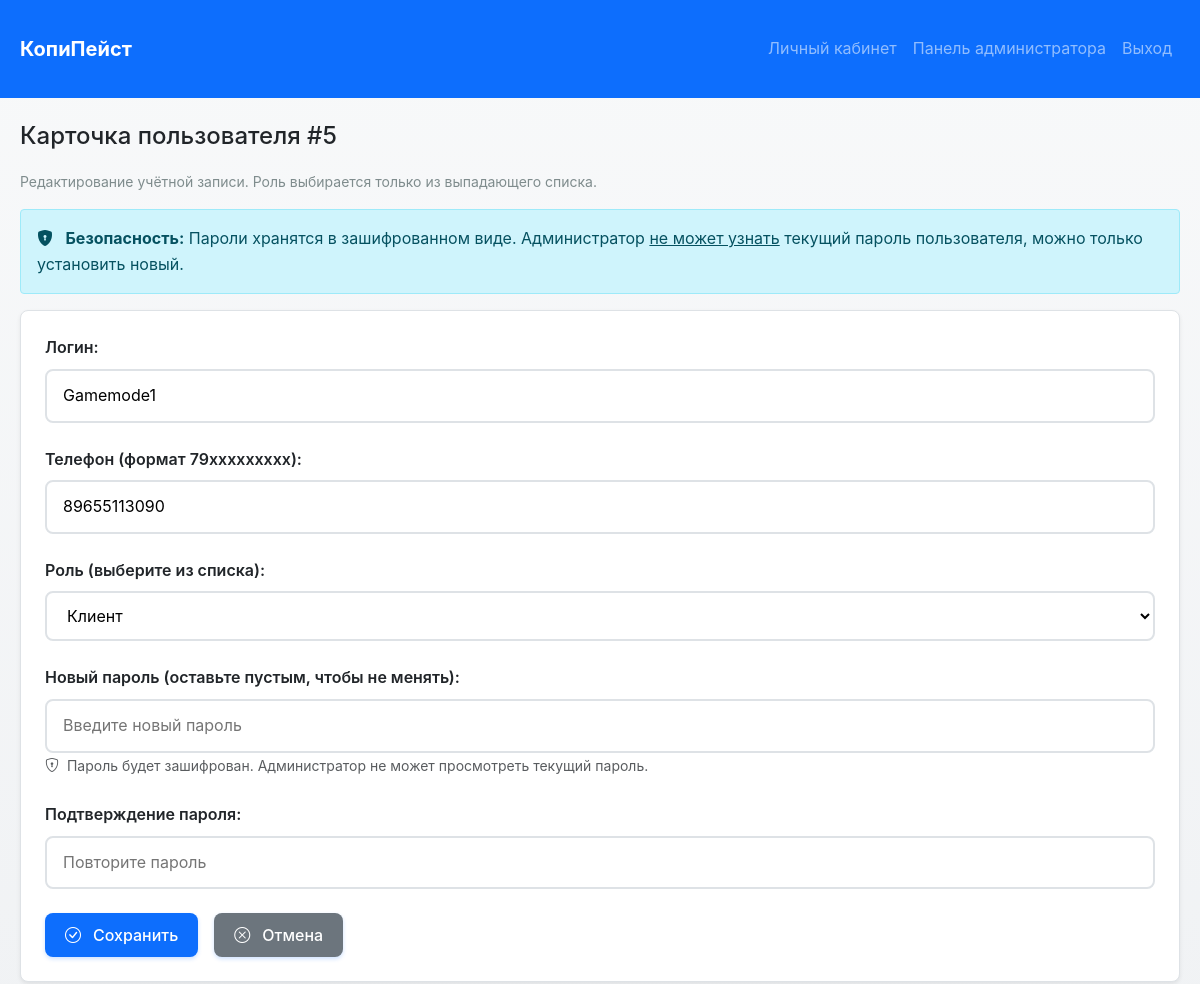
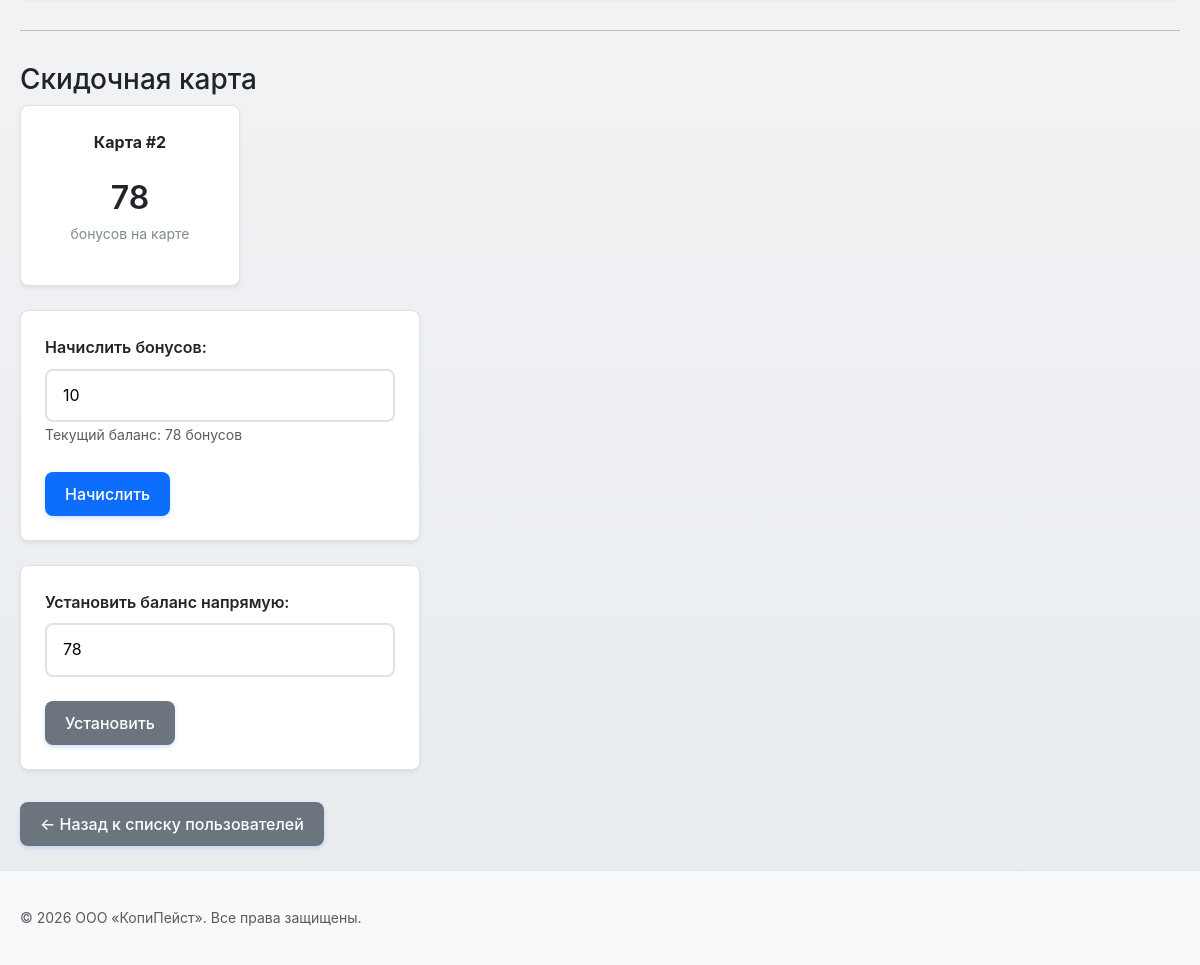
The app's page /admin/user_edit.php?id=5 (signed in) with its own data (2 pictures, top to bottom).
### tables this page shows
CREATE TABLE `user_` (
  `id_user` int NOT NULL,
  `login` varchar(30) NOT NULL,
  `password` varchar(255) NOT NULL,
  `phone_number` varchar(11) NOT NULL,
  `role_id` int NOT NULL,
  `location_id` int DEFAULT NULL COMMENT 'ID закрепленного копицентра для сотрудника'
);

CREATE TABLE `role_` (
  `role_id` int NOT NULL,
  `role_name` varchar(50) NOT NULL
);

CREATE TABLE `discount_card` (
  `discount_id` int NOT NULL,
  `user_id` int NOT NULL DEFAULT '0',
  `number_of_bonuses` int NOT NULL
);

### admin/user_edit.php (the view, shortened to what this page needs)
<?php
require_once __DIR__ . '/../function/connect.php';
$userId = $_GET['id'] ?? null;
$stmt = $pdo->prepare("SELECT u.*, r.role_name FROM user_ u JOIN role_ r ON u.role_id = r.role_id WHERE u.id_user = ?");
$stmt->execute([$userId]);
$user = $stmt->fetch();
$roles = $pdo->query("SELECT * FROM role_ ORDER BY role_id")->fetchAll();
function fetchDiscountCard(PDO $pdo, int $userId): ?array {
    try {
        $stmt = $pdo->prepare("SELECT discount_id, number_of_bonuses FROM discount_card WHERE user_id = ?");
        $stmt->execute([$userId]);
        return $stmt->fetch(PDO::FETCH_ASSOC) ?: null;
    } catch (PDOException $e) {
        try {
            $stmt = $pdo->prepare(
                "SELECT dc.discount_id, dc.number_of_bonuses
                 FROM discount_card dc
                 JOIN user_discount_card udc ON udc.discount_id = dc.discount_id
                 WHERE udc.id_user = ? LIMIT 1"
            );
            $stmt->execute([$userId]);
            return $stmt->fetch(PDO::FETCH_ASSOC) ?: null;
        } catch (PDOException $e2) {
            return null;
        }
    }
}
$discountCard = fetchDiscountCard($pdo, (int)$userId);
require_once __DIR__ . '/../function/layout_start.php';
?>
        <h2>Карточка пользователя #<?= $userId ?></h2>
        <p class="form-hint">Редактирование учётной записи. Роль выбирается только из выпадающего списка.</p>
        <div class="alert alert-info mb-3" role="alert">
            <i class="bi bi-shield-lock-fill me-2"></i>
            <strong>Безопасность:</strong> Пароли хранятся в зашифрованном виде.
            Администратор <u>не может узнать</u> текущий пароль пользователя, можно только установить новый.
        </div>
        <form method="POST" class="edit-form" x-data="{ selectedRole: <?= (int)$user['role_id'] ?> }">
            <div class="form-group">
                <label for="login">Логин:</label>
                <input type="text" name="login" id="login" maxlength="30"
                       value="<?= htmlspecialchars($user['login']) ?>" required>
            </div>
            <div class="form-group">
                <label for="phone_number">Телефон (формат 79xxxxxxxxx):</label>
                <input type="text" name="phone_number" id="phone_number" maxlength="11" minlength="11"
                       value="<?= htmlspecialchars($user['phone_number']) ?>" required>
            </div>
            <div class="form-group">
                <label for="role_id">Роль (выберите из списка):</label>
                <select name="role_id" id="role_id" required x-model.number="selectedRole">
                    <?php foreach ($roles as $role): ?>
                        <option value="<?= (int)$role['role_id'] ?>"
                            <?= (int)$user['role_id'] === (int)$role['role_id'] ? 'selected' : '' ?>>
                            <?= htmlspecialchars($role['role_name']) ?>
                        </option>
                    <?php endforeach; ?>
                </select>
            </div>
            <div class="form-group">
                <label for="password">Новый пароль (оставьте пустым, чтобы не менять):</label>
                <input type="password" name="password" id="password"
                       placeholder="Введите новый пароль" minlength="3" autocomplete="new-password">
                <small class="form-text text-muted">
                    <i class="bi bi-shield-lock me-1"></i>
                    Пароль будет зашифрован. Администратор не может просмотреть текущий пароль.
                </small>
            </div>
            <div class="form-group" x-data="{ showConfirm: false }">
                <label for="password_confirm">Подтверждение пароля:</label>
                <input type="password" name="password_confirm" id="password_confirm"
                       placeholder="Повторите пароль" autocomplete="new-password"
                       @input="showConfirm = $el.value !== ''">
            </div>
            <div class="form-actions">
                <button type="submit" class="btn btn-primary" id="submitBtn">
                    <i class="bi bi-check-circle me-1"></i>
                    Сохранить
                </button>
                <a href="users.php" class="btn btn-secondary">
                    <i class="bi bi-x-circle me-1"></i>
                    Отмена
                </a>
            </div>
        </form>
        <hr style="margin: 2rem 0;">
        <h3>Скидочная карта</h3>
        <?php if ($discountCard): ?>
            <div class="stat-card" style="display:inline-block;min-width:220px;text-align:center;margin-bottom:1.5rem;">
                <p><strong>Карта #<?= (int)$discountCard['discount_id'] ?></strong></p>
                <div class="stat-value"><?= (int)$discountCard['number_of_bonuses'] ?></div>
                <p class="form-hint">бонусов на карте</p>
            </div>
            <form method="POST" class="edit-form" style="max-width:400px;">
                <div class="form-group">
                    <label for="bonuses_add">Начислить бонусов:</label>
                    <input type="number" name="bonuses" id="bonuses_add" min="1" value="10" required>
                    <small class="form-text text-muted">
                        Текущий баланс: <?= (int)$discountCard['number_of_bonuses'] ?> бонусов
                    </small>
                </div>
                <div class="form-actions">
                    <button type="submit" class="btn btn-primary">Начислить</button>
                </div>
            </form>
            <form method="POST" class="edit-form" style="max-width:400px;margin-top:1rem;">
                <div class="form-group">
                    <label for="bonuses_set">Установить баланс напрямую:</label>
                    <input type="number" name="bonuses" id="bonuses_set" min="0"
                           value="<?= (int)$discountCard['number_of_bonuses'] ?>" required>
                </div>
                <div class="form-actions">
                    <button type="submit" class="btn btn-secondary">Установить</button>
                </div>
            </form>
        <?php endif; ?>
        <div class="actions" style="margin-top:2rem;">
            <a href="users.php" class="btn btn-secondary">← Назад к списку пользователей</a>
        </div>
<?php require_once __DIR__ . '/../function/layout_end.php'; ?>

### css/style.css (style rules this page uses)
:root { --cp-primary: #0d6efd; --cp-primary-hover: #0b5ed7; --cp-primary-light: #cfe2ff; --cp-secondary: #6c757d; --cp-success: #198754; --cp-danger: #dc3545; --cp-warning: #ffc107; --cp-info: #0dcaf0; --cp-light: #f8f9fa; --cp-dark: #212529; --cp-gradient-primary: linear-gradient(135deg, #667eea 0%, #764ba2 100%); --cp-gradient-success: linear-gradient(135deg, #81FBB8 0%, #28C76F 100%); --cp-border: #dee2e6; --cp-border-light: #e9ecef; --cp-radius: 0.5rem; --cp-radius-sm: 0.25rem; --cp-radius-lg: 0.75rem; --cp-shadow: 0 0.125rem 0.25rem rgba(0, 0, 0, 0.075); --cp-shadow-md: 0 0.25rem 0.5rem rgba(0, 0, 0, 0.1); --cp-shadow-lg: 0 0.5rem 1rem rgba(0, 0, 0, 0.15); --cp-shadow-hover: 0 0.75rem 1.5rem rgba(0, 0, 0, 0.2); --cp-transition: all 0.3s cubic-bezier(0.4, 0, 0.2, 1); --cp-transition-fast: all 0.15s ease-in-out; --cp-font-sans: -apple-system, BlinkMacSystemFont, 'Segoe UI', Roboto, 'Helvetica Neue', Arial, sans-serif; --cp-font-mono: 'Monaco', 'Courier New', monospace; }
* { margin: 0; padding: 0; box-sizing: border-box; }
body, .site-body { font-family: var(--cp-font-sans); line-height: 1.6; color: var(--cp-dark); background: linear-gradient(to bottom, #f8f9fa 0%, #e9ecef 100%); min-height: 100vh; }
.site-main h2 { margin-bottom: 1.25rem; font-size: 1.5rem; color: var(--cp-dark); }
.btn { display: inline-flex; align-items: center; justify-content: center; gap: 0.5rem; padding: 0.625rem 1.25rem; background-color: var(--cp-primary); color: #fff; text-decoration: none; border: none; border-radius: var(--cp-radius); cursor: pointer; font-size: 1rem; font-weight: 500; transition: var(--cp-transition-fast); box-shadow: 0 2px 4px rgba(13, 110, 253, 0.2); position: relative; overflow: hidden; }
.btn::before { content: ''; position: absolute; top: 50%; left: 50%; width: 0; height: 0; border-radius: 50%; background: rgba(255, 255, 255, 0.3); transform: translate(-50%, -50%); transition: width 0.6s, height 0.6s; }
.btn-primary { background-color: var(--cp-primary); }
.btn-secondary { background-color: var(--cp-secondary); }
form { background: #fff; padding: 1.5rem; border-radius: var(--cp-radius); box-shadow: var(--cp-shadow); margin-bottom: 1.5rem; border: 1px solid var(--cp-border); }
.form-group { margin-bottom: 1.5rem; }
.form-group label { display: block; margin-bottom: 0.5rem; font-weight: 600; }
.form-hint, .order-total-hint { font-size: 0.875rem; color: #7f8c8d; margin-bottom: 1rem; }
.form-group input, .form-group select, .form-group textarea { width: 100%; padding: 0.75rem 1rem; border: 2px solid var(--cp-border); border-radius: var(--cp-radius); font-size: 1rem; transition: var(--cp-transition-fast); background-color: #fff; }
.form-actions { display: flex; gap: 1rem; margin-top: 1.5rem; }
.alert { padding: 1rem; border-radius: 4px; margin-bottom: 1rem; }
.stat-card { background: #fff; padding: 1.5rem; border-radius: var(--cp-radius); box-shadow: var(--cp-shadow); border: 1px solid var(--cp-border); text-align: center; }
.stat-value { font-size: 2rem; font-weight: 600; color: var(--cp-dark); }
.actions { display: flex; gap: 1rem; margin-top: 2rem; }

### records on screen
user_: login "Gamemode1", phone_number "89655113090", role_id "Клиент"
discount_card: discount_id "2", number_of_bonuses "78", bonuses "78"

### other values on screen
$userId "5"
